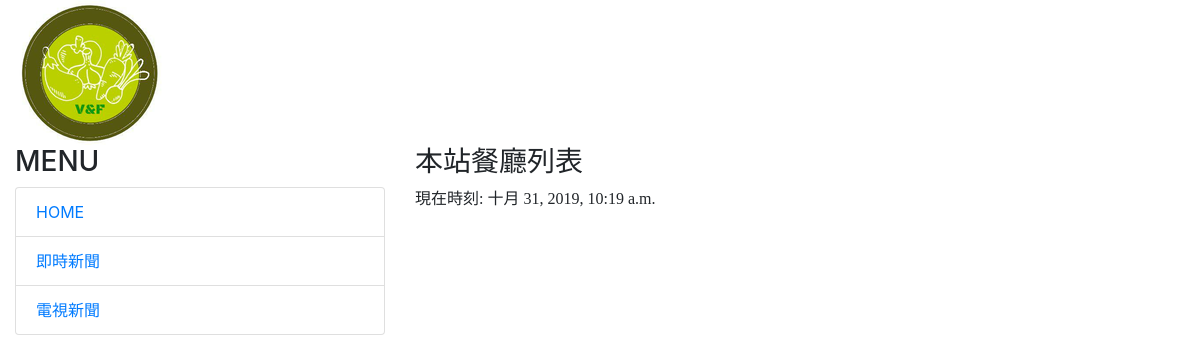
Before: / with the older database file.
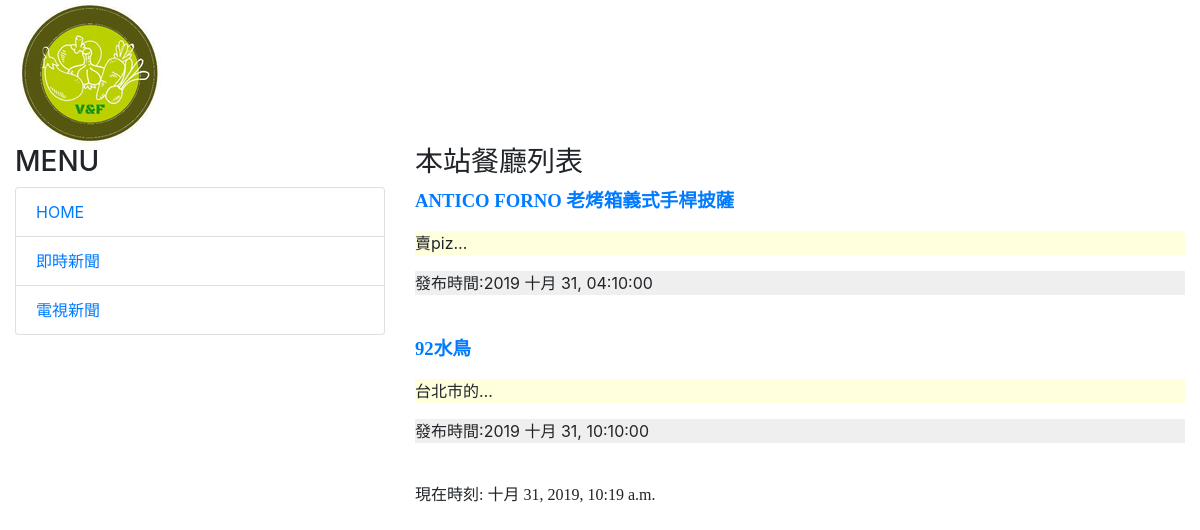
After: the same page with the newer database file.
### restaurant/models.py (models this page shows, shortened)
class Post(models.Model):
    name = models.CharField(max_length=200, default='') # max_lenght=required
    location = models.CharField(max_length=200, default='')
    discription = models.TextField(blank=True, null=True)
    price = models.DecimalField(decimal_places=2, max_digits=1000, null=True)
    pub_date = models.DateTimeField(default = timezone.now)
    class Meta:
        ordering = ('-pub_date',)

### restaurant/views.py (the view)
# urls.py: path('', homepage),
def homepage (request):
    posts = Post.objects.all()
    now = datetime.now()
    return render(request, 'index.html', locals())

### templates/index.html (shortened to what this page needs)
{%extends 'base.html' %}
{%block headmessage %}
    <h3 style = 'font-family: 標楷體;'>本站餐廳列表</h3>
{% endblock %}
{%block content %}
    {%for post in posts %}
        <div class = 'panel-heading'>
            <p style = 'font-family: 微軟正黑體; font-size: 14pt; font-weight: bold;'>
                <a href='post/{{post.name}}'>{{post.name}}</a>
            </p>
        </div>
        <div class="panel-body" style='background-color:#ffffdd'>
            <p>
                {{post.discription | truncatechars:5 }}
            </p>
        </div>
        <div class="panel-footer" style='background-color:#efefef'>
            <p>
                發布時間:{{post.pub_date | date:"Y M d, h:m:s"}}
            </p>
        </div>
        <br>
    {% endfor %}
{% endblock %}

### templates/base.html (shortened to what this page needs)
<!DOCTYPE html>
<html>
    <head>
        <link rel="stylesheet" href="https://stackpath.bootstrapcdn.com/bootstrap/4.3.1/css/bootstrap.min.css">
    </head>
    <body>
        <div class = 'container-fluid'>
            {% include 'header.html' %}
            <div class = 'row'>
                <div class = 'col-sm-4 col-md-4'>
                    <div class = 'panel panel-default'>
                        <div class = 'panel-heading'>
                            <h3>
                                MENU
                            </h3>
                        </div>
                        <div class="panel-body">
                            <div class = 'list-group'>
                                <a href="/" class = 'list-group-item'>HOME</a>
                                <a href='http://tar.so/news' class = 'list-group-item'>即時新聞</a>
                                <a href='https://www.ltn.com.tw/' class = 'list-group-item'>電視新聞</a>
                            </div>
                        </div>
                    </div>
                </div>
                <div class = 'col-sm-8 col-md-8'>
                    <div class = 'panel panel-default'>
                        <div class = 'panel-heading'>
                            {% block headmessage %}{% endblock %}
                        </div>
                        <div class = 'panel-body'>
                            {% block content %}{% endblock %}
                        </div>
                        <div class = 'panel-footer'>
                            {% include 'footer.html' %}
                        </div>
                    </div>
                </div>
            </div>
        </div>
    </body>
</html>

### templates/header.html
{% load static %}
<div class = 'well'>
    <img src = "{% static "/images/logo.png" %}"/>
</div>

### templates/footer.html
{% block footer %}
    {% if now %}
    <p style = 'font-family: 微軟正黑體;'>現在時刻: {{now}} </p>
    {% else %}
    <p style = 'font-family: 微軟正黑體;'>Made by Vegefootprint Cooperation</p>
    {% endif %}
{% endblock %}

Changed rows visible on the page:
added Post: name "ANTICO FORNO 老烤箱義式手桿披薩", discription "賣piz…", pub_date "2019 十月 31, 04:10:00"
added Post: name "92水鳥", discription "台北市的…", pub_date "2019 十月 31, 10:10:00"
